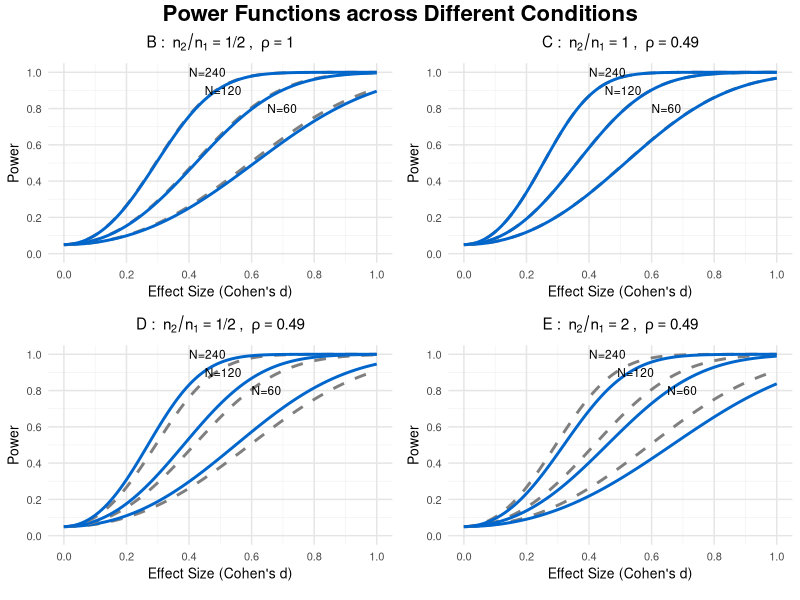

Write the R code that produced this figure. (Note: this script raises an error after producing the figure.)
#### Power Function of Welch's t-test ####
var1 <- 4
var2 <- 2
n1 <- 40
n2 <- 60
d <- 0.5 # Cohen's d
kappa <- n2/n1 # sample size ratio
rho <- var2/var1 # variance ratio
N <- (n1 + n2) # total sample size


wdf <- (var1/n1 + var2/n2)^2 / ((var1/n1)^2/(n1-1) + (var2/n2)^2/(n2-1)) #SWS degrees of freedom

w <- sqrt((N/2) * ((kappa*(1+rho)) / ((1+kappa)*(kappa+rho)))) # weight in NCP

NCPw <- d*w # Welch's NCP


1-pt(qt(.975,df=88.2),df=88.2,ncp=2.5)+pt(qt(.025,df=88.2),df=88.2,ncp=2.5) 
1-pt(qt(.975,df=97.618),df=97.618,ncp=2.3717)+pt(qt(.025,df=97.618),df=97.618,ncp=2.3717) 
1-pt(qt(.975,df=64.589),df=64.589,ncp=2.534)+pt(qt(.025,df=64.589),df=64.589,ncp=2.534)
#condition D
1-pt(qt(.975,df=64.58947),df=64.58947,ncp=2.371708)+pt(qt(.025,df=64.58947),df=64.58947,ncp=2.371708) 
#with variables
1-pt(qt(.975,df=wdf),df=wdf,ncp=NCPw)+pt(qt(.025,df=wdf),df=wdf,ncp=NCPw) 


#### Power Function: 4-panel comparison ####
library(ggplot2)
library(gridExtra)
library(grid)
library(cowplot)

# 기본 alpha 설정
alpha <- 0.05

# 통합 t-test Power function
t_power <- function(d, var1, var2, n1, n2, alpha = 0.05, var_equal = FALSE) {
  kappa <- n2/n1
  N <- (n1 + n2)
  
  if (var_equal) {
    # Student's t-test (equal variance)
    rho <- 1
    df <- n1 + n2 - 2
  } else {
    # Welch's t-test (unequal variance)
    rho <- var2/var1
    # Welch-Satterthwaite degrees of freedom
    df <- (var1/n1 + var2/n2)^2 / ((var1/n1)^2/(n1-1) + (var2/n2)^2/(n2-1))
  }
  
  # weight in NCP
  w <- sqrt((N/2) * ((kappa*(1+rho)) / ((1+kappa)*(kappa+rho))))
  
  # NCP
  ncp <- d * w
  
  # Power calculation (two-tailed test)
  power <- 1 - pt(qt(1-alpha/2, df=df), df=df, ncp=ncp) + 
    pt(qt(alpha/2, df=df), df=df, ncp=ncp)
  
  return(power)
}

# 각 조건에 대한 power 계산 함수
calculate_power_condition <- function(var1, var2, kappa, N_values, d_values, alpha) {
  power_list <- list()
  
  for(N in N_values) {
    # n1, n2 계산
    n1 <- round(N / (1 + kappa))
    n2 <- N - n1
    
    # Welch's t-test power 계산
    welch_power_values <- numeric(length(d_values))
    for(i in 1:length(d_values)) {
      welch_power_values[i] <- t_power(d_values[i], var1, var2, n1, n2, alpha, var_equal = FALSE)
    }
    
    # Student's t-test power 계산
    student_power_values <- numeric(length(d_values))
    for(i in 1:length(d_values)) {
      student_power_values[i] <- t_power(d_values[i], var1, var2, n1, n2, alpha, var_equal = TRUE)
    }
    
    # 데이터프레임 생성
    temp_df <- data.frame(
      d = rep(d_values, 2),
      power = c(welch_power_values, student_power_values),
      test = rep(c("Welch's t-test", "Student's t-test"), each = length(d_values)),
      N = N
    )
    
    power_list[[as.character(N)]] <- temp_df
  }
  
  # 모든 데이터 합치기
  power_df <- do.call(rbind, power_list)
  return(power_df)
}

# 패널 생성 함수
create_panel <- function(power_df, condition_name, kappa, rho, label_positions) {
  p <- ggplot(power_df, aes(x = d, y = power, color = test, linetype = test, group = interaction(test, N))) +
    geom_line(linewidth = 1) +
    scale_color_manual(values = c("Welch's t-test" = "#0066CC", 
                                  "Student's t-test" = "gray50")) +
    scale_linetype_manual(values = c("Welch's t-test" = "solid", 
                                     "Student's t-test" = "dashed")) +
    # Total sample size 라벨
    annotate("text", x = label_positions$N240[1], y = label_positions$N240[2], 
             label = "N=240", size = 3, hjust = 0) +
    annotate("text", x = label_positions$N120[1], y = label_positions$N120[2], 
             label = "N=120", size = 3, hjust = 0) +
    annotate("text", x = label_positions$N60[1], y = label_positions$N60[2], 
             label = "N=60", size = 3, hjust = 0) +
    labs(title = bquote(.(condition_name) ~ ": " ~ n[2]/n[1] == .(kappa) ~ ", " ~ rho == .(rho)),
         x = "Effect Size (Cohen's d)",
         y = "Power") +
    scale_y_continuous(breaks = seq(0, 1, 0.2), limits = c(0, 1)) +
    scale_x_continuous(breaks = seq(0, 1, 0.2), limits = c(0, 1)) +
    theme_minimal() +
    theme(
      plot.title = element_text(hjust = 0.5, size = 11, face = "bold"),
      axis.title = element_text(size = 10),
      axis.text = element_text(size = 8),
      legend.position = "none",
      panel.grid.minor = element_line(color = "gray95"),
      panel.grid.major = element_line(color = "gray90")
    )
  
  return(p)
}

# 효과크기(d) 범위 설정
d_values <- seq(0, 1, by = 0.01)

# 총 표본크기 설정
N_values <- c(60, 120, 240)

# Condition B: n2/n1 = 2/3, rho = 1
power_df_B <- calculate_power_condition(var1 = 4, var2 = 4, kappa = 1/3, N_values, d_values, alpha)
panel_B <- create_panel(power_df_B, "B", "1/2", "1", 
                        list(N240 = c(0.4, 1.00), N120 = c(0.45, 0.9), N60 = c(0.65, 0.8)))

# Condition C: n2/n1 = 1, rho = 0.49
power_df_C <- calculate_power_condition(var1 = 4, var2 = 2, kappa = 1, N_values, d_values, alpha)
panel_C <- create_panel(power_df_C, "C", "1", "0.49", 
                        list(N240 = c(0.4, 1.00), N120 = c(0.45, 0.9), N60 = c(0.6, 0.8)))

# Condition D: n2/n1 = 1/2, rho = 0.49
power_df_D <- calculate_power_condition(var1 = 4, var2 = 2, kappa = 1/3, N_values, d_values, alpha)
panel_D <- create_panel(power_df_D, "D", "1/2", "0.49", 
                        list(N240 = c(0.4, 1.00), N120 = c(0.45, 0.9), N60 = c(0.6, 0.8)))

# Condition E: n2/n1 = 2, rho = 0.49
power_df_E <- calculate_power_condition(var1 = 4, var2 = 2, kappa = 3, N_values, d_values, alpha)
panel_E <- create_panel(power_df_E, "E", "2", "0.49", 
                        list(N240 = c(0.4, 1.00), N120 = c(0.49, 0.9), N60 = c(0.65, 0.8)))

# 범례 생성 (별도로)
legend_df <- data.frame(
  d = c(0, 0.5),
  power = c(0.5, 0.6),
  test = c("Welch's t-test", "Student's t-test")
)

legend_plot <- ggplot(legend_df, aes(x = d, y = power, color = test, linetype = test)) +
  geom_line(linewidth = 1) +
  scale_color_manual(values = c("Welch's t-test" = "#0066CC", 
                                "Student's t-test" = "gray50")) +
  scale_linetype_manual(values = c("Welch's t-test" = "solid", 
                                   "Student's t-test" = "dashed")) +
  theme_minimal() +
  theme(legend.position = "bottom",
        legend.title = element_text(size = 11, face = "bold"),
        legend.text = element_text(size = 10)) +
  labs(color = "Test Type", linetype = "Test Type")

# 범례만 추출
legend <- get_legend(legend_plot)

# 4개 패널 배치 (2×2) - 수학 좌표계로
# 1행 (위): B(왼쪽), C(오른쪽)  <- 2사분면, 1사분면
# 2행 (아래): D(왼쪽), E(오른쪽)  <- 3사분면, 4사분면
combined_plot <- grid.arrange(
  panel_B, panel_C,
  panel_D, panel_E,
  ncol = 2,
  top = textGrob("Power Functions across Different Conditions", 
                 gp = gpar(fontsize = 16, fontface = "bold")),
  bottom = legend
)

# 출력
print(combined_plot)

#### Power Function: 4-panel comparison with Simulation Results (Publication version) ####
library(ggplot2)
library(gridExtra)
library(grid)
library(cowplot)

# 기본 alpha 설정
alpha <- 0.05

# 시뮬레이션 데이터 (제공된 데이터 기반)
sim_data <- data.frame(
  Condition = rep(c("B", "C", "D", "E"), each = 24),
  N = rep(rep(c(60, 120, 240), each = 8), times = 4),
  d = rep(rep(c(0.0, 0.2, 0.5, 0.8), each = 2), times = 12),
  test = rep(c("Student's t-test", "Welch's t-test"), times = 48),
  power = c(
    # Condition A (variance ratio = 1, sample ratio = 1:1)
    # N=60
    0.049, 0.049, 0.118, 0.117, 0.482, 0.482, 0.865, 0.864,
    # N=120
    0.051, 0.051, 0.189, 0.189, 0.775, 0.775, 0.992, 0.992,
    # N=240
    0.05, 0.05, 0.337, 0.337, 0.97, 0.97, 1, 1,
    
    # Condition B (variance ratio = 0.5, sample ratio = 1:1)
    # N=60
    0.05, 0.05, 0.119, 0.118, 0.481, 0.479, 0.862, 0.861,
    # N=120
    0.052, 0.052, 0.196, 0.195, 0.779, 0.778, 0.992, 0.992,
    # N=240
    0.05, 0.05, 0.337, 0.337, 0.972, 0.972, 1, 1,
    
    # Condition C (variance ratio = 1, sample ratio = 2:1)
    # N=60
    0.051, 0.053, 0.101, 0.098, 0.377, 0.364, 0.757, 0.736,
    # N=120
    0.049, 0.049, 0.157, 0.155, 0.648, 0.638, 0.964, 0.96,
    # N=240
    0.052, 0.052, 0.264, 0.263, 0.915, 0.911, 1, 1,
    
    # Condition D (variance ratio = 0.5, sample ratio = 2:1)
    # N=60
    0.021, 0.05, 0.056, 0.112, 0.305, 0.434, 0.711, 0.813,
    # N=120
    0.021, 0.052, 0.099, 0.179, 0.598, 0.722, 0.964, 0.983,
    # N=240
    0.02, 0.049, 0.196, 0.307, 0.911, 0.954, 1, 1,
    
    # Condition E (variance ratio = 0.5, sample ratio = 1:2)
    # N=60
    0.097, 0.052, 0.159, 0.091, 0.459, 0.322, 0.785, 0.655,
    # N=120
    0.096, 0.05, 0.224, 0.138, 0.701, 0.571, 0.967, 0.929,
    # N=240
    0.097, 0.048, 0.341, 0.232, 0.922, 0.863, 0.999, 0.999
  )
)

# 통합 t-test Power function
t_power <- function(d, var1, var2, n1, n2, alpha = 0.05, var_equal = FALSE) {
  kappa <- n2/n1
  N <- (n1 + n2)
  
  if (var_equal) {
    # Student's t-test (equal variance)
    rho <- 1
    df <- n1 + n2 - 2
  } else {
    # Welch's t-test (unequal variance)
    rho <- var2/var1
    # Welch-Satterthwaite degrees of freedom
    df <- (var1/n1 + var2/n2)^2 / ((var1/n1)^2/(n1-1) + (var2/n2)^2/(n2-1))
  }
  
  # weight in NCP
  w <- sqrt((N/2) * ((kappa*(1+rho)) / ((1+kappa)*(kappa+rho))))
  
  # NCP
  ncp <- d * w
  
  # Power calculation (two-tailed test)
  power <- 1 - pt(qt(1-alpha/2, df=df), df=df, ncp=ncp) + 
    pt(qt(alpha/2, df=df), df=df, ncp=ncp)
  
  return(power)
}

# 각 조건에 대한 power 계산 함수
calculate_power_condition <- function(var1, var2, kappa, N_values, d_values, alpha) {
  power_list <- list()
  
  for(N in N_values) {
    # n1, n2 계산
    n1 <- round(N / (1 + kappa))
    n2 <- N - n1
    
    # Welch's t-test power 계산
    welch_power_values <- numeric(length(d_values))
    for(i in 1:length(d_values)) {
      welch_power_values[i] <- t_power(d_values[i], var1, var2, n1, n2, alpha, var_equal = FALSE)
    }
    
    # Student's t-test power 계산
    student_power_values <- numeric(length(d_values))
    for(i in 1:length(d_values)) {
      student_power_values[i] <- t_power(d_values[i], var1, var2, n1, n2, alpha, var_equal = TRUE)
    }
    
    # 데이터프레임 생성
    temp_df <- data.frame(
      d = rep(d_values, 2),
      power = c(welch_power_values, student_power_values),
      test = rep(c("Welch's t-test", "Student's t-test"), each = length(d_values)),
      N = N
    )
    
    power_list[[as.character(N)]] <- temp_df
  }
  
  # 모든 데이터 합치기
  power_df <- do.call(rbind, power_list)
  return(power_df)
}

# 패널 생성 함수
create_panel <- function(power_df, sim_df, condition_name, kappa, rho, label_positions) {
  # 제목: 조건명 + 파라미터 정보
  title_text <- bquote(bold(.(condition_name)) ~ ": " ~ n[2]/n[1] == .(kappa) ~ ", " ~ rho == .(rho))
  
  p <- ggplot(power_df, aes(x = d, y = power, color = test, linetype = test, group = interaction(test, N))) +
    geom_line(linewidth = 1.2) +
    # 시뮬레이션 결과 추가
    geom_point(data = sim_df, aes(x = d, y = power, shape = test, group = test), 
               color = "#E63946", size = 2.2, stroke = 1.2) +
    scale_color_manual(values = c("Welch's t-test" = "#0066CC", 
                                  "Student's t-test" = "gray50")) +
    scale_linetype_manual(values = c("Welch's t-test" = "solid", 
                                     "Student's t-test" = "longdash")) +
    scale_shape_manual(values = c("Welch's t-test" = 16, 
                                  "Student's t-test" = 1)) +
    # Total sample size 라벨 (크기 증가)
    annotate("text", x = label_positions$N240[1], y = label_positions$N240[2], 
             label = "N=240", size = 4, hjust = 0) +
    annotate("text", x = label_positions$N120[1], y = label_positions$N120[2], 
             label = "N=120", size = 4, hjust = 0) +
    annotate("text", x = label_positions$N60[1], y = label_positions$N60[2], 
             label = "N=60", size = 4, hjust = 0) +
    ggtitle(title_text) +
    labs(x = "Effect Size (Cohen's d)",
         y = "Power") +
    scale_y_continuous(breaks = seq(0, 1, 0.2), limits = c(0, 1)) +
    scale_x_continuous(breaks = seq(0, 1, 0.2), limits = c(0, 1)) +
    theme_minimal() +
    theme(
      plot.title = element_text(hjust = 0, size = 13, face = "bold"),
      axis.title = element_text(size = 12),
      axis.text = element_text(size = 11),
      legend.position = "none",
      panel.grid.minor = element_line(color = "gray95"),
      panel.grid.major = element_line(color = "gray90")
    )
  
  return(p)
}

# 효과크기(d) 범위 설정
d_values <- seq(0, 1, by = 0.01)

# 총 표본크기 설정
N_values <- c(60, 120, 240)

# Condition A (n2/n1 = 1, rho = 1)
power_df_A <- calculate_power_condition(var1 = 4, var2 = 4, kappa = 1, N_values, d_values, alpha)
sim_df_A <- sim_data[sim_data$Condition == "A", ]
panel_B <- create_panel(power_df_A, sim_df_B, "A", "1", "1", 
                        list(N240 = c(0.3, 0.9), N120 = c(0.45, 0.82), N60 = c(0.65, 0.75)))

# Condition B (n2/n1 = 1/2, rho = 1)
power_df_B <- calculate_power_condition(var1 = 4, var2 = 2, kappa = 1, N_values, d_values, alpha)
sim_df_B <- sim_data[sim_data$Condition == "B", ]
panel_B <- create_panel(power_df_B, sim_df_B, "B", "1", "1", 
                        list(N240 = c(0.3, 0.9), N120 = c(0.45, 0.82), N60 = c(0.65, 0.75)))

# Condition C (n2/n1 = 1, rho = 0.49)
power_df_C <- calculate_power_condition(var1 = 4, var2 = 4, kappa = 1/2, N_values, d_values, alpha)
sim_df_C <- sim_data[sim_data$Condition == "C", ]
panel_C <- create_panel(power_df_C, sim_df_C, "C", "1/2", "0.5", 
                        list(N240 = c(0.30, 1.00), N120 = c(0.44, 0.9), N60 = c(0.58, 0.8)))

# Condition D (n2/n1 = 1/2, rho = 0.49)
power_df_D <- calculate_power_condition(var1 = 4, var2 = 2, kappa = 1/2, N_values, d_values, alpha)
sim_df_D <- sim_data[sim_data$Condition == "D", ]
panel_D <- create_panel(power_df_D, sim_df_D, "D", "1/2", "0.5", 
                        list(N240 = c(0.3, 0.9), N120 = c(0.44, 0.85), N60 = c(0.63, 0.8)))

# Condition E (n2/n1 = 2, rho = 0.49)
power_df_E <- calculate_power_condition(var1 = 4, var2 = 2, kappa = 2, N_values, d_values, alpha)
sim_df_E <- sim_data[sim_data$Condition == "E", ]
panel_E <- create_panel(power_df_E, sim_df_E, "E", "2", "0.5", 
                        list(N240 = c(0.35, 1.00), N120 = c(0.55, 0.9), N60 = c(0.62, 0.7)))

# 범례 생성 (별도로)
legend_df_line <- data.frame(
  d = c(0, 0.5, 0, 0.5),
  power = c(0.5, 0.6, 0.45, 0.55),
  test = rep(c("Welch's t-test", "Student's t-test"), each = 2)
)

legend_df_point <- data.frame(
  d = c(0.25, 0.25),
  power = c(0.55, 0.475),
  test = c("Welch's t-test", "Student's t-test")
)

legend_plot <- ggplot() +
  geom_line(data = legend_df_line, aes(x = d, y = power, color = test, linetype = test), linewidth = 1) +
  geom_point(data = legend_df_point, aes(x = d, y = power, shape = test), 
             color = "#E63946", size = 1.8, stroke = 1) +
  scale_color_manual(values = c("Welch's t-test" = "#0066CC", 
                                "Student's t-test" = "gray50"),
                     name = "Theoretical") +
  scale_linetype_manual(values = c("Welch's t-test" = "solid", 
                                   "Student's t-test" = "longdash"),
                        name = "Theoretical") +
  scale_shape_manual(values = c("Welch's t-test" = 16, 
                                "Student's t-test" = 1),
                     name = "Simulation") +
  theme_minimal() +
  theme(legend.position = "bottom",
        legend.title = element_text(size = 10, face = "bold"),
        legend.text = element_text(size = 9))

# 범례만 추출
legend <- get_legend(legend_plot)

# 4개 패널 배치 (2×2)
combined_plot <- grid.arrange(
  panel_B, panel_C,
  panel_D, panel_E,
  ncol = 2,
  bottom = legend
)

print(combined_plot)
# save
ggsave("power_function_4panelre.png", combined_plot, width = 9, height = 8, dpi = 600)

#### 2:1 A to E ####
# 기본 alpha 설정
alpha <- 0.05

# 시뮬레이션 데이터 (2:1, 1:2)
sim_data <- data.frame(
  Condition = rep(c("A", "B", "C", "D", "E"), each = 24),
  N = rep(rep(c(60, 120, 240), each = 8), times = 5),
  d = rep(rep(c(0.0, 0.2, 0.5, 0.8), each = 2), times = 15),
  test = rep(c("Student's t-test", "Welch's t-test"), times = 60),
  power = c(
    # Condition A (variance ratio = 1.00, sample ratio = 1.00)
    # N=60
    0.049, 0.049, 0.118, 0.117, 0.482, 0.482, 0.865, 0.864,
    # N=120
    0.051, 0.051, 0.189, 0.189, 0.775, 0.775, 0.992, 0.992,
    # N=240
    0.05, 0.05, 0.337, 0.337, 0.97, 0.97, 1, 1,
    
    # Condition B (variance ratio = 0.50, sample ratio = 1.00)
    # N=60
    0.05, 0.05, 0.119, 0.118, 0.481, 0.479, 0.862, 0.861,
    # N=120
    0.052, 0.052, 0.196, 0.195, 0.779, 0.778, 0.992, 0.992,
    # N=240
    0.05, 0.05, 0.337, 0.337, 0.972, 0.972, 1, 1,
    
    # Condition C (variance ratio = 1.00, sample ratio = 0.50)
    # N=60
    0.052, 0.053, 0.11, 0.109, 0.438, 0.431, 0.822, 0.813,
    # N=120
    0.051, 0.051, 0.176, 0.175, 0.725, 0.721, 0.985, 0.984,
    # N=240
    0.051, 0.051, 0.308, 0.307, 0.954, 0.953, 1, 1,
    
    # Condition D (variance ratio = 0.50, sample ratio = 0.50)
    # N=60
    0.028, 0.047, 0.08, 0.121, 0.388, 0.473, 0.802, 0.862,
    # N=120
    0.029, 0.049, 0.138, 0.195, 0.703, 0.775, 0.984, 0.991,
    # N=240
    0.029, 0.05, 0.259, 0.338, 0.953, 0.972, 1, 1,
    
    # Condition E (variance ratio = 0.50, sample ratio = 2.00)
    # N=60
    0.079, 0.049, 0.152, 0.103, 0.484, 0.389, 0.835, 0.761,
    # N=120
    0.08, 0.05, 0.22, 0.162, 0.752, 0.672, 0.985, 0.972,
    # N=240
    0.08, 0.05, 0.358, 0.282, 0.954, 0.929, 1, 1
  )
)

# 통합 t-test Power function
t_power <- function(d, var1, var2, n1, n2, alpha = 0.05, var_equal = FALSE) {
  kappa <- n2/n1
  N <- (n1 + n2)
  
  if (var_equal) {
    # Student's t-test (equal variance)
    rho <- 1
    df <- n1 + n2 - 2
  } else {
    # Welch's t-test (unequal variance)
    rho <- var2/var1
    # Welch-Satterthwaite degrees of freedom
    df <- (var1/n1 + var2/n2)^2 / ((var1/n1)^2/(n1-1) + (var2/n2)^2/(n2-1))
  }
  
  # weight in NCP
  w <- sqrt((N/2) * ((kappa*(1+rho)) / ((1+kappa)*(kappa+rho))))
  
  # NCP
  ncp <- d * w
  
  # Power calculation (two-tailed test)
  power <- 1 - pt(qt(1-alpha/2, df=df), df=df, ncp=ncp) + 
    pt(qt(alpha/2, df=df), df=df, ncp=ncp)
  
  return(power)
}

# 각 조건에 대한 power 계산 함수
calculate_power_condition <- function(var1, var2, kappa, N_values, d_values, alpha) {
  power_list <- list()
  
  for(N in N_values) {
    # n1, n2 계산
    n1 <- round(N / (1 + kappa))
    n2 <- N - n1
    
    # Welch's t-test power 계산
    welch_power_values <- numeric(length(d_values))
    for(i in 1:length(d_values)) {
      welch_power_values[i] <- t_power(d_values[i], var1, var2, n1, n2, alpha, var_equal = FALSE)
    }
    
    # Student's t-test power 계산
    student_power_values <- numeric(length(d_values))
    for(i in 1:length(d_values)) {
      student_power_values[i] <- t_power(d_values[i], var1, var2, n1, n2, alpha, var_equal = TRUE)
    }
    
    # 데이터프레임 생성
    temp_df <- data.frame(
      d = rep(d_values, 2),
      power = c(welch_power_values, student_power_values),
      test = rep(c("Welch's t-test", "Student's t-test"), each = length(d_values)),
      N = N
    )
    
    power_list[[as.character(N)]] <- temp_df
  }
  
  # 모든 데이터 합치기
  power_df <- do.call(rbind, power_list)
  return(power_df)
}

# 패널 생성 함수 (단일 조건)
create_panel <- function(power_df, sim_df, condition_name, kappa, rho, label_positions) {
  # 제목: 조건명 + 파라미터 정보
  title_text <- bquote(bold(.(condition_name)) ~ ": " ~ n[2]/n[1] == .(kappa) ~ ", " ~ rho == .(rho))
  
  p <- ggplot(power_df, aes(x = d, y = power, color = test, linetype = test, group = interaction(test, N))) +
    geom_line(linewidth = 1.2) +
    # 시뮬레이션 결과 추가
    geom_point(data = sim_df, aes(x = d, y = power, shape = test, group = test), 
               color = "#E63946", size = 2.2, stroke = 1.2) +
    scale_color_manual(values = c("Welch's t-test" = "#0066CC", 
                                  "Student's t-test" = "gray50")) +
    scale_linetype_manual(values = c("Welch's t-test" = "solid", 
                                     "Student's t-test" = "longdash")) +
    scale_shape_manual(values = c("Welch's t-test" = 16, 
                                  "Student's t-test" = 1)) +
    # Total sample size 라벨
    annotate("text", x = label_positions$N240[1], y = label_positions$N240[2], 
             label = "N=240", size = 4, hjust = 0) +
    annotate("text", x = label_positions$N120[1], y = label_positions$N120[2], 
             label = "N=120", size = 4, hjust = 0) +
    annotate("text", x = label_positions$N60[1], y = label_positions$N60[2], 
             label = "N=60", size = 4, hjust = 0) +
    ggtitle(title_text) +
    labs(x = "Effect Size (Cohen's d)",
         y = "Power") +
    scale_y_continuous(breaks = seq(0, 1, 0.2), limits = c(0, 1)) +
    scale_x_continuous(breaks = seq(0, 1, 0.2), limits = c(0, 1)) +
    theme_minimal() +
    theme(
      plot.title = element_text(hjust = 0, size = 13, face = "bold"),
      axis.title = element_text(size = 12),
      axis.text = element_text(size = 11),
      legend.position = "none",
      panel.grid.minor = element_line(color = "gray95"),
      panel.grid.major = element_line(color = "gray90")
    )
  
  return(p)
}

# A와 B를 겹쳐 그리는 패널 생성 함수
create_panel_AB <- function(power_df_A, power_df_B, sim_df_A, sim_df_B, label_positions) {
  # A와 B 데이터에 Condition 컬럼 추가
  power_df_A$Condition <- "A"
  power_df_B$Condition <- "B"
  
  # 두 데이터프레임 합치기
  power_df_combined <- rbind(power_df_A, power_df_B)
  
  # 시뮬레이션 데이터도 합치기
  sim_df_A$Condition <- "A"
  sim_df_B$Condition <- "B"
  sim_df_combined <- rbind(sim_df_A, sim_df_B)
  
  # 제목
  title_text <- bquote(bold("A & B") ~ ": " ~ n[2]/n[1] == 1 ~ ", " ~ rho == "1 & 0.5")
  
  p <- ggplot(power_df_combined, aes(x = d, y = power, color = test, linetype = test, 
                                     group = interaction(test, N, Condition))) +
    geom_line(linewidth = 1.2, alpha = 0.8) +
    # 시뮬레이션 결과 추가
    geom_point(data = sim_df_combined, aes(x = d, y = power, shape = test, group = interaction(test, Condition)), 
               color = "#E63946", size = 2.2, stroke = 1.2) +
    scale_color_manual(values = c("Welch's t-test" = "#0066CC", 
                                  "Student's t-test" = "gray50")) +
    scale_linetype_manual(values = c("Welch's t-test" = "solid", 
                                     "Student's t-test" = "longdash")) +
    scale_shape_manual(values = c("Welch's t-test" = 16, 
                                  "Student's t-test" = 1)) +
    # Total sample size 라벨
    annotate("text", x = label_positions$N240[1], y = label_positions$N240[2], 
             label = "N=240", size = 4, hjust = 0) +
    annotate("text", x = label_positions$N120[1], y = label_positions$N120[2], 
             label = "N=120", size = 4, hjust = 0) +
    annotate("text", x = label_positions$N60[1], y = label_positions$N60[2], 
             label = "N=60", size = 4, hjust = 0) +
    ggtitle(title_text) +
    labs(x = "Effect Size (Cohen's d)",
         y = "Power") +
    scale_y_continuous(breaks = seq(0, 1, 0.2), limits = c(0, 1)) +
    scale_x_continuous(breaks = seq(0, 1, 0.2), limits = c(0, 1)) +
    theme_minimal() +
    theme(
      plot.title = element_text(hjust = 0, size = 13, face = "bold"),
      axis.title = element_text(size = 12),
      axis.text = element_text(size = 11),
      legend.position = "none",
      panel.grid.minor = element_line(color = "gray95"),
      panel.grid.major = element_line(color = "gray90")
    )
  
  return(p)
}

# 효과크기(d) 범위 설정
d_values <- seq(0, 1, by = 0.01)

# 총 표본크기 설정
N_values <- c(60, 120, 240)

# Condition A (n2/n1 = 1, rho = 1)
power_df_A <- calculate_power_condition(var1 = 4, var2 = 4, kappa = 1, N_values, d_values, alpha)
sim_df_A <- sim_data[sim_data$Condition == "A", ]

# Condition B (n2/n1 = 1, rho = 0.5)
power_df_B <- calculate_power_condition(var1 = 4, var2 = 2, kappa = 1, N_values, d_values, alpha)
sim_df_B <- sim_data[sim_data$Condition == "B", ]

# A와 B를 겹쳐 그린 패널
panel_AB <- create_panel_AB(power_df_A, power_df_B, sim_df_A, sim_df_B,
                            list(N240 = c(0.3, 0.97), N120 = c(0.435, 0.895), N60 = c(0.62, 0.83)))

# Condition C (n2/n1 = 2, rho = 1)
power_df_C <- calculate_power_condition(var1 = 4, var2 = 4, kappa = 1/2, N_values, d_values, alpha)
sim_df_C <- sim_data[sim_data$Condition == "C", ]
panel_C <- create_panel(power_df_C, sim_df_C, "C", "2", "1", 
                        list(N240 = c(0.30, 0.97), N120 = c(0.48, 0.9), N60 = c(0.64, 0.8)))

# Condition D (n2/n1 = 2, rho = 0.5)
power_df_D <- calculate_power_condition(var1 = 4, var2 = 2, kappa = 1/2, N_values, d_values, alpha)
sim_df_D <- sim_data[sim_data$Condition == "D", ]
panel_D <- create_panel(power_df_D, sim_df_D, "D", "2", "0.5", 
                        list(N240 = c(0.3, 0.97), N120 = c(0.42, 0.87), N60 = c(0.58, 0.77)))

# Condition E (n2/n1 = 1/2, rho = 0.5)
power_df_E <- calculate_power_condition(var1 = 4, var2 = 2, kappa = 2, N_values, d_values, alpha)
sim_df_E <- sim_data[sim_data$Condition == "E", ]
panel_E <- create_panel(power_df_E, sim_df_E, "E", "1/2", "0.5", 
                        list(N240 = c(0.33, 0.97), N120 = c(0.46, 0.86), N60 = c(0.62, 0.77)))

# 범례 생성 (별도로)
legend_df_line <- data.frame(
  d = c(0, 0.5, 0, 0.5),
  power = c(0.5, 0.6, 0.45, 0.55),
  test = rep(c("Welch's t-test", "Student's t-test"), each = 2)
)

legend_df_point <- data.frame(
  d = c(0.25, 0.25),
  power = c(0.55, 0.475),
  test = c("Welch's t-test", "Student's t-test")
)

legend_plot <- ggplot() +
  geom_line(data = legend_df_line, aes(x = d, y = power, color = test, linetype = test), linewidth = 1) +
  geom_point(data = legend_df_point, aes(x = d, y = power, shape = test), 
             color = "#E63946", size = 1.8, stroke = 1) +
  scale_color_manual(values = c("Welch's t-test" = "#0066CC", 
                                "Student's t-test" = "gray50"),
                     name = "Theoretical") +
  scale_linetype_manual(values = c("Welch's t-test" = "solid", 
                                   "Student's t-test" = "longdash"),
                        name = "Theoretical") +
  scale_shape_manual(values = c("Welch's t-test" = 16, 
                                "Student's t-test" = 1),
                     name = "Simulation") +
  theme_minimal() +
  theme(legend.position = "bottom",
        legend.title = element_text(size = 10, face = "bold"),
        legend.text = element_text(size = 9))

# 범례만 추출
legend <- get_legend(legend_plot)

# 4개 패널 배치 (2×2)
combined_plot <- grid.arrange(
  panel_AB, panel_C,
  panel_D, panel_E,
  ncol = 2,
  bottom = legend
)

print(combined_plot)

# save
ggsave("power_function_4panel_Fin.png", combined_plot, width = 9, height = 8, dpi = 600)
